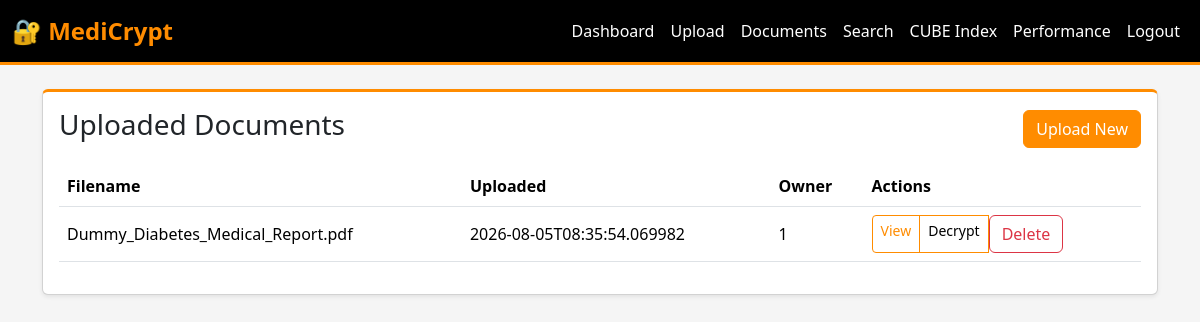
Page /documents (signed in) on the committed database.
### tables this page shows
CREATE TABLE documents (id INTEGER PRIMARY KEY AUTOINCREMENT, filename TEXT, owner INTEGER, upload_date TEXT, encrypted_path TEXT, aes_key TEXT, FOREIGN KEY(owner) REFERENCES users(id));

### app.py (the view)
    def wrapped_view(**kwargs):
        if "user_id" not in session:
            return redirect(url_for("login"))
        return view(**kwargs)

### app.py (called while the page is built)
def get_db():
    db = getattr(g, "db", None)
    if db is None:
        db = sqlite3.connect(app.config["DATABASE"])
        db.row_factory = sqlite3.Row
        g.db = db
    return db

def login_required(view):
    def wrapped_view(**kwargs):
        if "user_id" not in session:
            return redirect(url_for("login"))
        return view(**kwargs)
    wrapped_view.__name__ = view.__name__
    return wrapped_view

@app.route("/documents")
@login_required
def documents():
    db = get_db()
    user_id = session["user_id"]
    role = session.get("role")
    if role == "admin":
        documents = db.execute("SELECT * FROM documents ORDER BY upload_date DESC").fetchall()
    else:
        documents = db.execute(
            "SELECT * FROM documents WHERE owner = ? ORDER BY upload_date DESC",
            (user_id,),
        ).fetchall()
    return render_template("documents.html", documents=documents)

### templates/documents.html
{% extends "layout.html" %}
{% block content %}
<div class="card shadow-sm">
  <div class="card-body">
    <div class="d-flex justify-content-between align-items-center mb-3">
      <h3 class="card-title">Uploaded Documents</h3>
      <a class="btn btn-primary" href="{{ url_for('upload') }}">Upload New</a>
    </div>
    {% if documents %}
    <div class="table-responsive">
      <table class="table table-hover align-middle">
        <thead>
          <tr>
            <th>Filename</th>
            <th>Uploaded</th>
            <th>Owner</th>
            <th>Actions</th>
          </tr>
        </thead>
        <tbody>
          {% for doc in documents %}
          <tr>
            <td>{{ doc.filename }}</td>
            <td>{{ doc.upload_date }}</td>
            <td>{{ doc.owner }}</td>
            <td>
              <div class="btn-group btn-group-sm" role="group">
                <a class="btn btn-outline-primary" href="{{ url_for('document_detail', document_id=doc.id) }}">View</a>
                <a class="btn btn-outline-success" href="{{ url_for('decrypt', document_id=doc.id) }}">Decrypt</a>
                <form method="POST" action="{{ url_for('delete_document', document_id=doc.id) }}" style="display: inline;">
                  <button class="btn btn-outline-danger" type="submit" onclick="return confirm('Delete this document?')">Delete</button>
                </form>
              </div>
            </td>
          </tr>
          {% endfor %}
        </tbody>
      </table>
    </div>
    {% else %}
    <div class="alert alert-info">No documents found yet.</div>
    {% endif %}
  </div>
</div>
{% endblock %}

### templates/layout.html (style rules this page uses)
:root { --primary-color: #000000; --orange-color: #ff8c00; --dark-bg: #1a1a1a; --light-text: #ffffff; }
body { background-color: #f5f5f5; }
.btn-primary { background-color: var(--orange-color) !important; border-color: var(--orange-color) !important; color: white !important; }
.btn-outline-primary { color: var(--orange-color) !important; border-color: var(--orange-color) !important; }
.btn-outline-success { color: var(--primary-color) !important; border-color: var(--orange-color) !important; }
.card { border-top: 3px solid var(--orange-color); }
h1, h2, h3, h4, h5, h6 { color: var(--primary-color); }

### rows in the picture
documents: filename "Dummy_Diabetes_Medical_Report.pdf", upload_date "2026-08-05T08:35:54.069982", owner "1"
